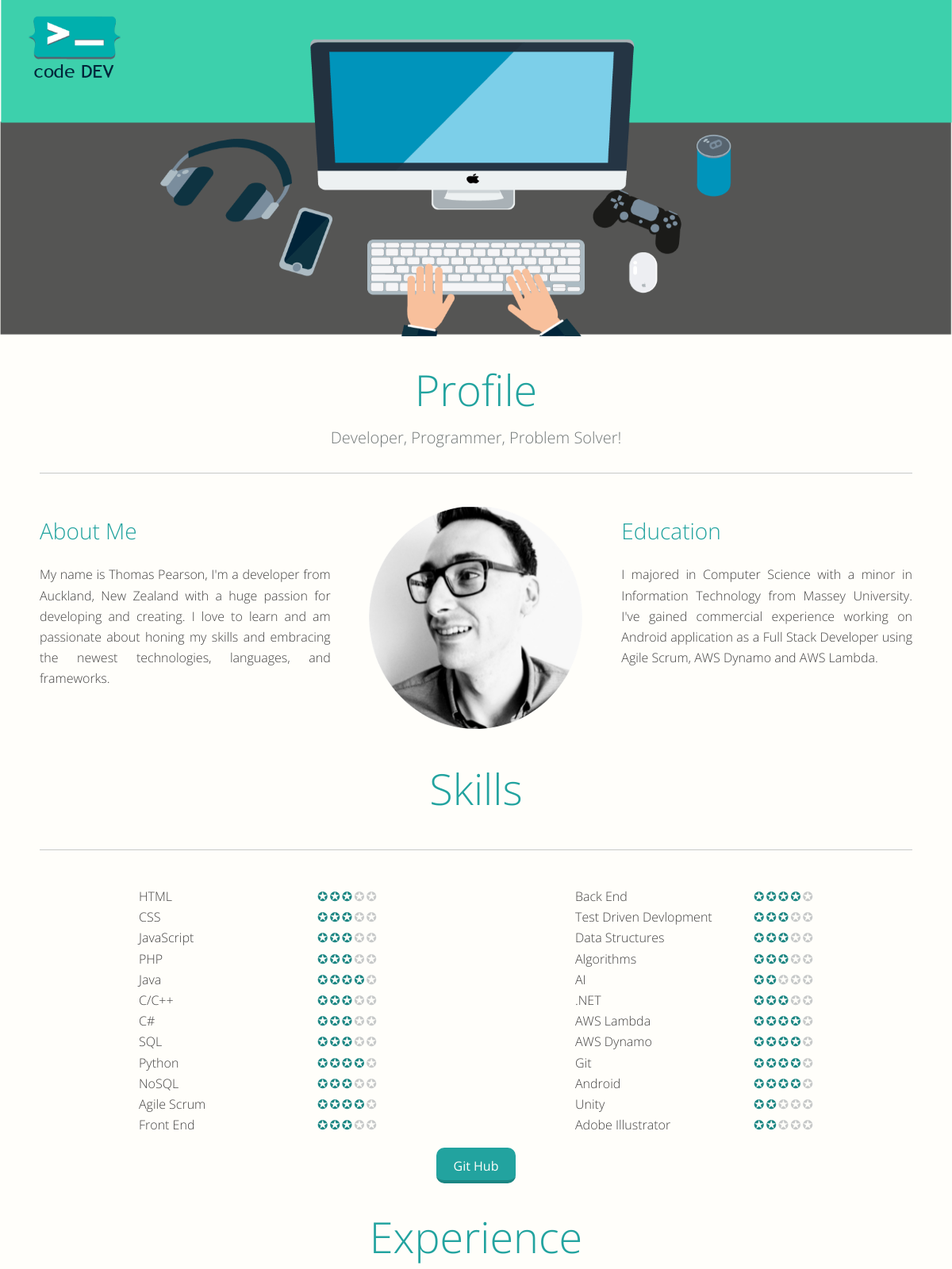
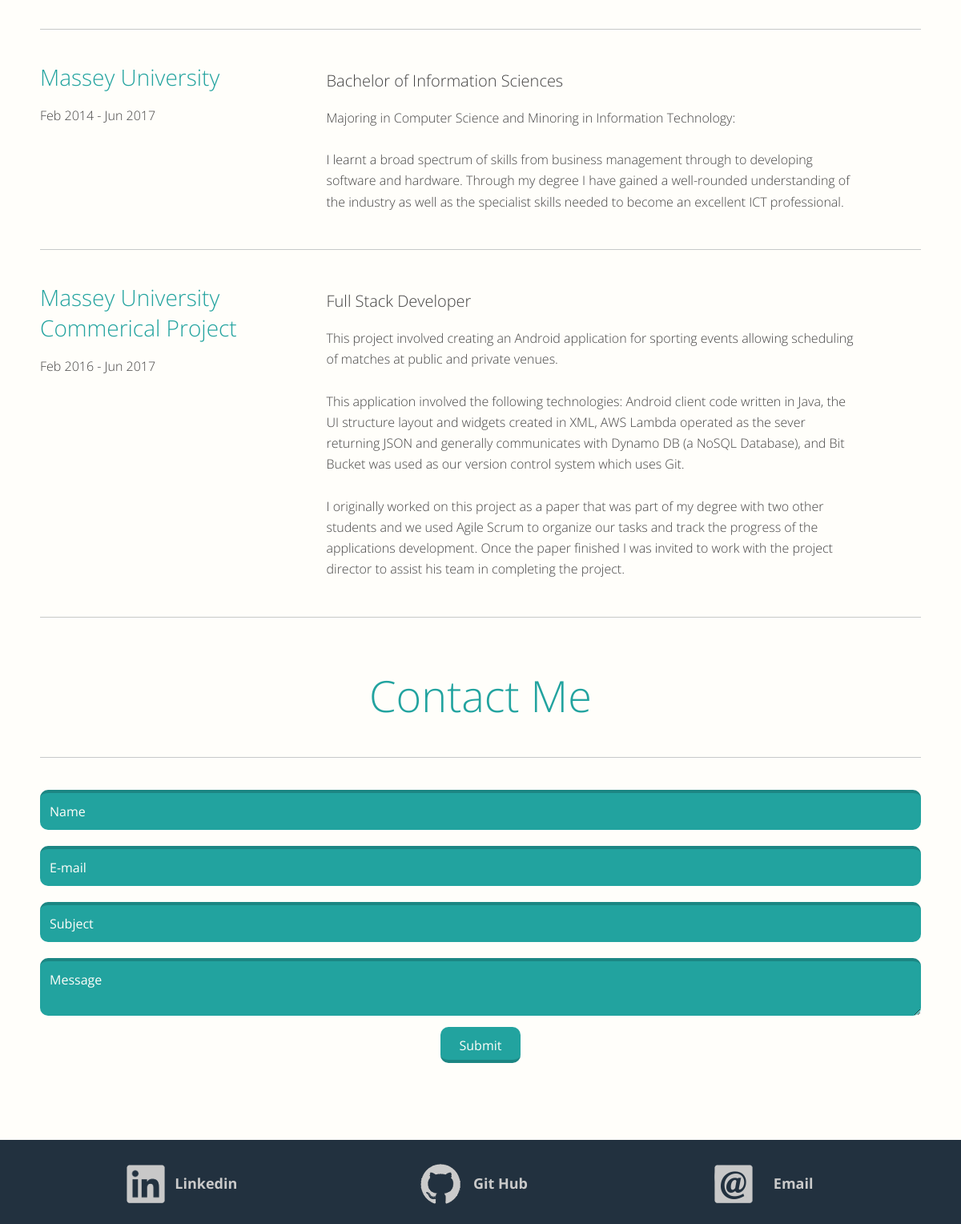
The page / on the database its author committed (2 pictures, top to bottom).
### tables this page shows
CREATE TABLE languages(
    lang_id INT NOT NULL AUTO_INCREMENT,
    name VARCHAR(50) NOT NULL,
    skill INT NOT NULL,
    PRIMARY KEY(lang_id)
);

CREATE TABLE concepts(
    concept_id INT NOT NULL AUTO_INCREMENT,
    name VARCHAR(150) NOT NULL,
    skill INT NOT NULL,
    PRIMARY KEY(concept_id)
);

CREATE TABLE platforms(
    plat_id INT NOT NULL AUTO_INCREMENT,
    name VARCHAR(50) NOT NULL,
    skill INT NOT NULL NOT NULL,
    PRIMARY KEY(plat_id)
);

CREATE TABLE experiences(
    exp_id INT NOT NULL AUTO_INCREMENT,
    exp_category_id INT NOT NULL,
    exp_title VARCHAR(200) NOT NULL,
    exp_loc VARCHAR(100) NOT NULL,
    exp_from_date DATE NOT NULL,
    exp_to_date DATE,
    exp_descript TEXT NOT NULL,
    PRIMARY KEY(exp_id),
    FOREIGN KEY(exp_category_id) REFERENCES experience_category(cat_id)
);

### controller/DB.php (called while the page is built, shortened)
<?php
class DB{
    function __construct($host, $user, $pass, $db_name){
        $this->db = new mysqli($host, $user, $pass, $db_name);
    }
    function query($query){
        $query = $this->db->escape_string($query);
        $query_res = $this->db->query($query);
        return $this->format_res($query_res);
    }
    public function format_res($result){
		$table = Array();
    	$n = 0;
    	while ($row = $result->fetch_assoc()) {
      		$table[$n] = $row;
      	    $n++;
   		}
    	return $table;
    }
}

### controller/NameSkill.php (the view)
<?php
class NameSkillCreator{
  function create_skill($skill){
    $stars= "";
    for($i = 5; $i > 0; $i--){
      if($i < $skill){
        $stars = $stars."<span class='fill_skill_star star_list'>";
      }else{
        $stars = $stars."<span class='skill_star star_list'>";
      }
      $stars = $stars."✪</span>";
    }
    return $stars;
  }
  function create_name_skill_list($db_res, $max_len){
    $i = 0;
    echo "<ul>";
    foreach($db_res as $row){
      if($i === $max_len){
        echo "</ul><ul>";
        $i = 0;
      }
      echo "<li><span>". $row['name']. $this->create_skill($row['skill']).
           "</span></li>";
      $i++;
    }
    echo "</ul>";
  }
}

### index.php (shortened to what this page needs)
<?php
  include("./controller/DB.php");
  include("./controller/NameSkill.php");
  include("./controller/ExperienceCreate.php");
  $db = new DB("localhost", "root", "root", "cv");
  $lang_res = $db->query("SELECT name, skill FROM languages;");
  $concept_res = $db->query("SELECT name, skill FROM concepts;");
  $platform_res = $db->query("SELECT name, skill FROM platforms;");
  $experience_res = $db->query("SELECT exp_title, exp_loc, exp_from_date, exp_to_date, exp_descript FROM experiences ORDER BY exp_from_date;");
?>
<!DOCTYPE html>
<html>
<head>
  <link rel="stylesheet" type="text/css" href="./styles/about.css">
  <link rel="stylesheet" type="text/css" href="./styles/containers.css">
  <link rel="stylesheet" type="text/css" href="./styles/experiences.css">
  <link rel="stylesheet" type="text/css" href="./styles/global.css">
  <link rel="stylesheet" type="text/css" href="./styles/languages.css">
  <link rel="stylesheet" type="text/css" href="./styles/resize.css">
  <link rel="stylesheet" type="text/css" href="./styles/showcase.css">
  <link rel="stylesheet" type="text/css" href="./styles/footer.css">
  <link rel="stylesheet" type="text/css" href="./styles/progress.css">
</head>
<body>
  <section id="showcase">
  </section>
  <section>
    <div class="container">
    <h1>Profile</h1>
    <p class="sub_title">Developer, Programmer, Problem Solver!</p>
    <div id="about">
      <div id="description">
          <h2>About Me</h2>
          <p>
            My name is Thomas Pearson, I'm a developer from Auckland, New Zealand
            with a huge passion for developing and creating. I love to learn and
            am passionate about honing my skills and embracing the newest technologies,
            languages, and frameworks.
          </p>
        </div>
        <div id="about_pic">
          <img class="center_img" src="./images/me.png"/>
        </div>
        <div id="education">
          <h2>Education</h2>
          <p>
            I majored in Computer Science with a minor in Information Technology from
            Massey University. I've gained commercial experience working on Android application as a Full Stack
            Developer using Agile Scrum, AWS Dynamo and AWS Lambda.
          </p>
        </div>
      </div>
    </div>
    <div class="container">
      <h1>Skills</h1>
      <p class="sub_title"></p>
      <div class=languages>
        <?php
          $name_skill_creator = new NameSkillCreator();
          $name_skill_creator->create_name_skill_list(array_merge($lang_res, $concept_res, $platform_res), 12);?>
      </div>
      <input type="submit" value="Git Hub" class="git_hub">
    </div>
  </section>
  <div class="container">
    <h1>Experience</h1>
    <p class="sub_title"/>
    <?php
      $creator = new ExperienceCreate();
      $creator->create_experiences($experience_res);
    ?>
  </div>
  <div class="container">
    <h1>Contact Me</h1>
    <p class="sub_title"></p>
    <form action="#">
      <input id="name" type="text" name="name" value="Name"></br>
      <input id="email" type="text" name="email" value="E-mail"></br>
      <input id="subject" type="text" name="subject" value="Subject"></br>
      <textarea id="message"name="message">Message</textarea></br>
    </form>
    <div class="progress_button">
      <input id="submit" type="submit" value="Submit" name="submit">
    </div>
  </div>
  <footer>
    <div class="container flex_horizontal">
      <div class="footer_item" id="linkedin"><span id="linkedin_logo"></span> <p>Linkedin</p></div>
      <div class="footer_item git_hub"><span id="git_hub_logo"></span><p>Git Hub</p></div>
      <div class="footer_item" id="email_manual"><span id="email_logo"></span><p>Email</p></div>
    </div>
  </footer>
</body>
</html>

### controller/ExperienceCreate.php (shortened to what this page needs)
<?php
class ExperienceCreate{
    function clean_date($date_string){
        try{
            $date = date_create($date_string);
            $date->format("D-M-Y");
            $date = date_format($date, "M-Y");
            $date = str_replace("-", " ", $date);
            return $date;
        }catch(Exception $e){
            error_log("failed to convert string to date", 0);
            return $date_string;
        }
    }
    function create_exp($exp){
        echo "<div class='exp_descript'>";
        echo "<div class='loc_date_exp'>";
        echo "<h2>".$exp[self::LOC]."</h2>";
        echo "<p>".$this->clean_date($exp[self::FROM_DATE])." - ".$this->clean_date($exp[self::TO_DATE])."</p></div>";
        echo "<div class='job_description'>";
        echo "<h3>".$exp[self::TITLE]."</h3>";
        echo "<p>".$exp[self::DESCRIPT]."</p>";
        echo "</div></div>";
    }
    function create_experiences($sql_res){
        foreach($sql_res as $row){
            $this->create_exp($row);
        }
    }
}

### styles/about.css (style rules this page uses)
#about { display: flex; align-items: top; align-content: top; }
#about_pic { flex: 1; }
#description { text-align: justify; flex: 1; }
#about_pic img { display: block; margin: auto; flex:1; }
#education { text-align: justify; flex:1; }

### styles/containers.css (style rules this page uses)
.sub_title { margin: auto; width: 100%; padding-bottom: 30px; margin-bottom:30px; font-size:20px; line-height: 1.4; text-align: center; color:#727878; border-bottom: thin solid #C7C9C9; }
.container { margin: auto; max-width: 1100px; padding-top:20px; padding-left:40px; padding-right:40px; }
.center_img { display: block; margin: auto; padding-left: 20px; padding-right: 20px; }

### styles/experiences.css (style rules this page uses)
.exp_descript h2 { margin: 0px; padding: 0px; }
.exp_descript { padding-bottom:30px; margin-bottom:30px; display: flex; border-bottom: thin solid #C7C9C9; }
.loc_date_exp { margin-top:10px; display: flex; flex-direction: column; width:25%; }
.job_description { margin: auto; width: 60%; }

### styles/global.css (style rules this page uses)
html { padding: 0px; margin: 0px; }
body { padding:0px; padding-bottom: 0px; margin: 0px; font-family: "Open Sans" !important; height: 100%; font-size: 15px; color: #434242; background-color: #FFFEFA; }
h1 { margin: 10px; font-weight: 300; font-size:54px; text-align: center; color: #22A39F; }
h2 { font-weight: 300; font-size:28px; color: #22A39F; }
h3 { font-weight: 300; font-size:20px; }
p { font-weight: 100; display: block; font-size:16px; line-height: 1.64; }
ul { margin-left: auto; margin-right: auto; padding: 0px; list-style-type: none; }
li { font-size:16px; line-height: 1.64; min-width: 300px; color: #434242; font-weight: 100; }
input, textarea { font-family: "Open Sans" !important; height: 100%; width:100%; box-sizing: border-box; border: none; border-top: 4px solid #1C8683; background: #22A39F; color:#FFFEFA; font-size: 16px; margin-top: 10px; margin-bottom :10px; padding: 12px; -webkit-border-radius: 10px; -moz-border-radius: 10px; border-radius: 10px; }
input[type=submit], input[type=image] { margin:auto; display: block; max-width: 100px; max-height:45px; border: none; border-bottom: 4px solid #1C8683; cursor: pointer; }

### styles/languages.css (style rules this page uses)
.languages { margin: auto; display: flex; }
.skill_star, .fill_skill_star { float: right; padding-left:2px; text-align: left; color:#C7C9C9; }
.fill_skill_star { color:#1C8683; }

### styles/showcase.css (style rules this page uses)
#showcase { padding-top:0px; margin-top:0px; width: 100%; background-image: url("../images/showcase_2.png"); background-size: 100% auto; background-repeat: no-repeat; background-attachment: fixed; }

### styles/footer.css (style rules this page uses)
footer { margin-top:50px; background-color: #22313f; color: #cacaca; }
footer .container { margin-bottom:0px; padding-bottom: 15px; }
footer p { font-weight: bold; font-size:18px; margin: auto; }
.flex_horizontal { display: flex; }
.flex_horizontal div { display: flex; margin: auto; }
.footer_item { padding-top:10px; padding-bottom: 10px; min-width: 150px; width:50px; height: 50px; margin-right: 25px; }
#email_logo, #git_hub_logo, #linkedin_logo { background-repeat: no-repeat; background-position: 0px 0px; }
#email_logo { background-image: url("../images/email.png"); width: 48px; }
#git_hub_logo { background-image: url("../images/git_hub.png"); width:50px; }
#linkedin_logo { background-image: url("../images/linkedin.png"); width: 48px; }

### styles/progress.css (style rules this page uses)
.progress_button { display: flex; width:180px; margin:auto; }

### rows shown on the page
languages: name "HTML"
languages: name "CSS"
languages: name "JavaScript"
languages: name "PHP"
languages: name "Java"
languages: name "C/C++"
languages: name "C#"
languages: name "SQL"
languages: name "Python"
languages: name "NoSQL"
concepts: name "Agile Scrum"
concepts: name "Front End"
concepts: name "Back End"
concepts: name "Test Driven Devlopment"
concepts: name "Data Structures"
concepts: name "Algorithms"
concepts: name "AI"
platforms: name ".NET"
platforms: name "AWS Lambda"
platforms: name "AWS Dynamo"
platforms: name "Git"
platforms: name "Android"
platforms: name "Unity"
platforms: name "Adobe Illustrator"
experiences: exp_loc "Massey University", exp_from_date "Feb 2014", exp_to_date "Jun 2017", exp_title "Bachelor of Information Sciences", exp_descript "Majoring in Computer Science and Minoring in Information Technology: I learnt a broad spectrum of skills from business management through to developing software and hardware. Through my degree I have gained a well-rounded understanding of the industry as well as the specialist skills needed to become an excellent ICT professional."
experiences: exp_loc "Massey University Commerical Project", exp_from_date "Feb 2016", exp_to_date "Jun 2017", exp_title "Full Stack Developer", exp_descript "This project involved creating an Android application for sporting events allowing scheduling of matches at public and private venues. This application involved the following technologies: Android client code written in Java, the UI structure layout and widgets created in XML, AWS Lambda operated as the sever returning JSON and generally communicates with Dynamo DB (a NoSQL Database), and Bit Bucket was used as our version control system which uses Git. I originally worked on this project as a paper that was part of my degree with two other students and we used Agile Scrum to organize our tasks and track the progress of the applications development. Once the paper finished I was invited to…"
